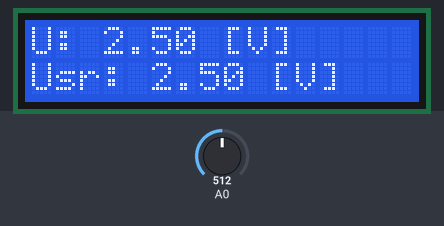
Bench run of a sketch on a simulated Arduino Uno, built with avr-gcc and run on an emulated ATmega328P. Shown: 16×2 character LCD. The inputs (shaded band) are chosen by the test bench; at power-on: A0 = 512.

Above: at 1.6 s.
1.7 s: A0 set to 716
At 3.2 s:
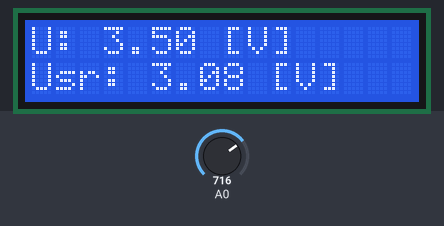
4.7 s: A0 set to 900
At 6.3 s:
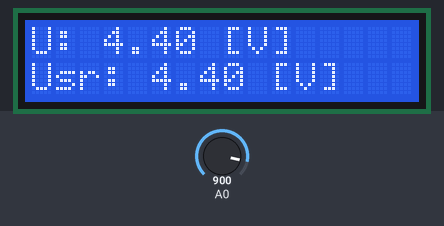
7.4 s: A0 set to 1023
At 10.7 s:
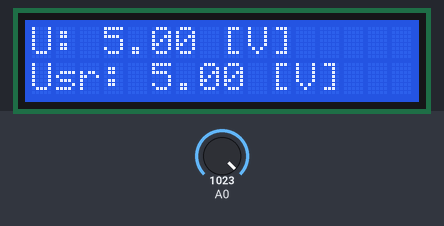
Timing chart, 0 to 12.2 s (numbered marks = the images above; inputs shaded):
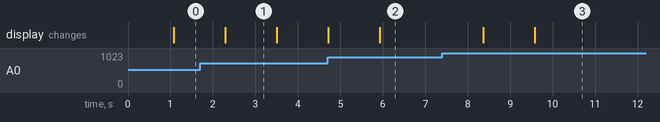

Measured:
- after the input at 1.7 s, the display: changes after 0.59 s (image 1)
- after the input at 4.7 s, the display: first changes at once (image 2 shows a later state)
- after the input at 7.4 s, the display: first changes after 0.96 s (image 3 shows a later state)
- what the display in image 1 shows lasts 1.2 s, from 2.3 s to 3.5 s

The sketch:

VoltageValueDisplayer.ino
```cpp
#include <LiquidCrystal.h>

LiquidCrystal lcd(2, 3, 4, 5, 6, 7);

void setup() {
  lcd.begin(16, 2);
}

void loop() {
  double averageVoltage = findAverageValue();
  int adcValue = analogRead(A0);
  double voltageValue = convertAdcValueToVoltage(adcValue);

  lcd.clear();

  printVoltageValue(voltageValue);
  printAvarageVoltageValue(averageVoltage);

  delay(200);
}

double findAverageValue() {
  double sumVoltage = 0;
  for (int i = 0; i < 50; i++) {
    int adcValue = analogRead(A0);
    sumVoltage += ((double)adcValue / 1023) * 5;
    delay(20);
  }
  return sumVoltage / 50;
}

double convertAdcValueToVoltage(int adcValue) {
  return ((double)adcValue / 1023) * 5;
}

void printVoltageValue(double voltageValue) {
  lcd.setCursor(0, 0);
  lcd.print("U: ");
  lcd.print(voltageValue, 2);
  lcd.print(" [V]");
}

void printAvarageVoltageValue(double averageVoltage) {
  lcd.setCursor(0, 1);
  lcd.print("Usr: ");
  lcd.print(averageVoltage, 2);
  lcd.print(" [V]");
}
```
